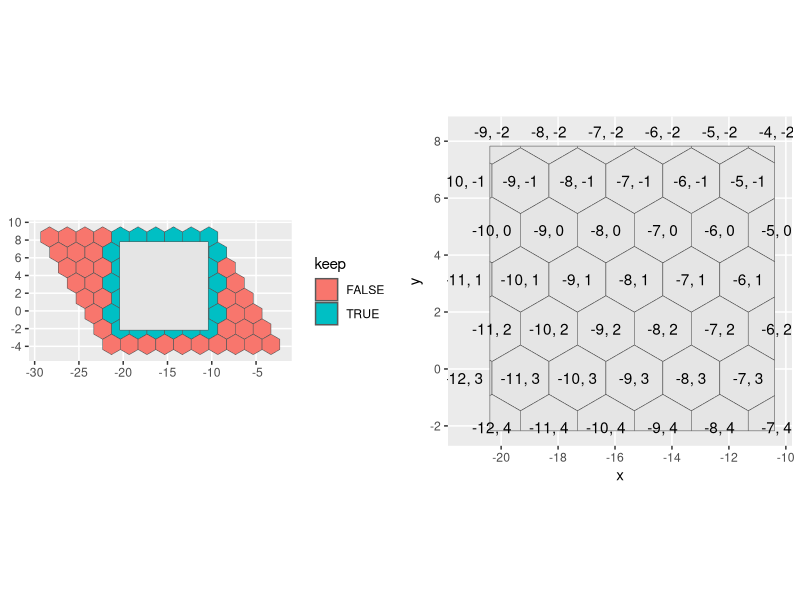

This chart was generated by the following R code: (Note: this script raises an error after producing the figure.)
#### Re-implement patches for row and column representation used by

library("sf")
library("tidyverse")

## Let's start with a square 50x50km landscape:
xrange <- c(0, 10) + runif(1,-50,50)
yrange <- c(0, 10) + runif(1,-50,50)
corners <- tribble(~x, ~y,
                   xrange[1], yrange[1],
                   xrange[2], yrange[1],
                   xrange[2], yrange[2],
                   xrange[1], yrange[2],
                   xrange[1], yrange[1]
)
landscape <- st_sfc(st_multipolygon(list(list(as.matrix(corners)))))

centerpoint <- st_centroid(landscape)
reference_point <- st_point(runif(2,-10,20))

hexwth <- 2
# Height (corner to corner):
hexhgt <- 2*hexwth / 3^0.5
# Side length:
hexlth <- hexhgt/2
# Max area:
hexarea <- sqrt(3)*hexwth^2/2

min_prop <- 0.01

## We will use an axial coordinate system for hexagons:
# https://www.redblobgames.com/grids/hexagons/#map-storage

## Row numbers (r) are relatively easy:
yrange <- as.numeric(st_bbox(reference_point)["ymin"] - st_bbox(landscape)[c("ymin","ymax")]) / ((hexlth+hexhgt)/2)
r <- seq(floor(yrange[2]-1), ceiling(yrange[1]+1))
r <- seq(floor(yrange[2]), ceiling(yrange[1]))
yrange
r

## For column numbers (q) we need to distort the boundary box relative to the reference point:
refy <- st_bbox(reference_point)["ymin"]
refx <- st_bbox(reference_point)["xmin"]
bbox <- st_bbox(landscape)

bbox["xmax"] + (bbox["ymax"] - refy) * tanpi(1/6)
bbox["xmin"] + (bbox["ymin"] - refy) * tanpi(1/6)

xrange <- (c(
  as.numeric(bbox["xmin"] + (bbox["ymin"] - refy) * tanpi(1/6)),
  as.numeric(bbox["xmax"] + (bbox["ymax"] - refy) * tanpi(1/6))
) - refx) / hexwth

q <- seq(floor(xrange[1]-1), ceiling(xrange[2]+1))
q <- seq(floor(xrange[1]), ceiling(xrange[2]))
q

genpoly <- function(x, y){
  hexpoints <- t(matrix(c(
    0, hexhgt/2,
    hexwth/2, hexlth/2,
    hexwth/2, -hexlth/2,
    0, -hexhgt/2,
    -hexwth/2, -hexlth/2,
    -hexwth/2, hexlth/2,
    0, hexhgt/2
  ), nrow=2) + c(x,y))
  st_sfc(st_polygon(list(hexpoints)), crs=st_crs(landscape))
}

hexagons <- expand_grid(r=r, q=q) %>%
  mutate(y = st_bbox(reference_point)["ymin"] - r*(hexlth+hexhgt)/2) %>%
  mutate(x = st_bbox(reference_point)["xmin"] + r*hexwth/2 + q*hexwth) %>%
  mutate(index=1:n(), lab = str_c(q, ", ", r)) %>%
  mutate(xx=x, yy=y) %>%
  st_as_sf(coords=c("xx","yy")) %>%
  mutate(dist = st_distance(geometry, landscape)[,1], keep=dist < (hexhgt/2)) %>%
  as_tibble() %>%
  split(.$index) %>%
  lapply(function(.x) .x %>% mutate(geometry = genpoly(x, y))) %>%
  bind_rows()

pt1 <- ggplot() +
  geom_sf(aes(geometry=geometry, fill=keep), hexagons) +
  geom_sf(aes(geometry=geometry), landscape) +
  theme(legend.pos="none")

hexagons <- hexagons %>%
  mutate(OK = st_intersects(geometry, landscape, sparse=FALSE)[,1]) %>%
  filter(OK) %>%
  select(-OK) %>%
  st_as_sf() %>%
  st_intersection(landscape) %>%
  mutate(area = as.numeric(st_area(geometry), units="m")) %>%
  filter(area >= min_prop * hexarea)


pt2 <- ggplot(hexagons, aes(x=x, y=y, label=lab, geometry=geometry)) +
  geom_sf() +
  geom_text()

ggpubr::ggarrange(pt1, pt2)


patches <- generate_patches(landscape, hexwth, reference_point)
ggplot(patches) +
  geom_sf(aes(geometry=geometry)) +
  geom_sf_text(aes(geometry=centroid, label=str_c(r, ", ", q)))
